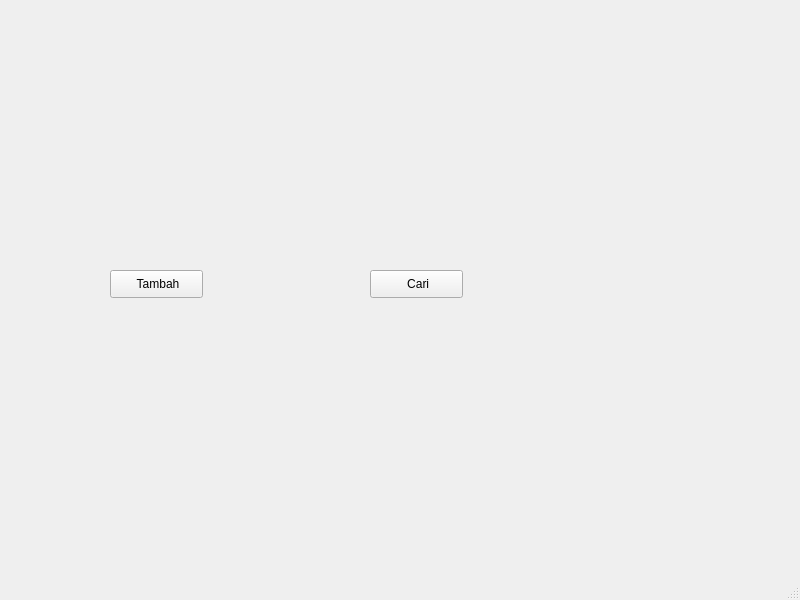
<?xml version="1.0" encoding="UTF-8"?>
<ui version="4.0">
 <class>MainWindow</class>
 <widget class="QMainWindow" name="MainWindow">
  <property name="geometry">
   <rect>
    <x>0</x>
    <y>0</y>
    <width>800</width>
    <height>600</height>
   </rect>
  </property>
  <property name="windowTitle">
   <string>MainWindow</string>
  </property>
  <widget class="QWidget" name="centralwidget">
   <widget class="QLabel" name="label">
    <property name="geometry">
     <rect>
      <x>130</x>
      <y>130</y>
      <width>61</width>
      <height>61</height>
     </rect>
    </property>
    <property name="text">
     <string/>
    </property>
    <property name="pixmap">
     <pixmap>icon/login.png</pixmap>
    </property>
    <property name="scaledContents">
     <bool>true</bool>
    </property>
   </widget>
   <widget class="QLabel" name="label_2">
    <property name="geometry">
     <rect>
      <x>390</x>
      <y>140</y>
      <width>55</width>
      <height>51</height>
     </rect>
    </property>
    <property name="text">
     <string/>
    </property>
    <property name="pixmap">
     <pixmap>icon/notes.png</pixmap>
    </property>
    <property name="scaledContents">
     <bool>true</bool>
    </property>
   </widget>
   <widget class="QPushButton" name="pushButton">
    <property name="geometry">
     <rect>
      <x>110</x>
      <y>270</y>
      <width>93</width>
      <height>28</height>
     </rect>
    </property>
    <property name="text">
     <string> Tambah</string>
    </property>
    <property name="icon">
     <iconset>
      <normaloff>icon/tambah.png</normaloff>icon/tambah.png</iconset>
    </property>
   </widget>
   <widget class="QPushButton" name="pushButton_2">
    <property name="geometry">
     <rect>
      <x>370</x>
      <y>270</y>
      <width>93</width>
      <height>28</height>
     </rect>
    </property>
    <property name="text">
     <string> Cari</string>
    </property>
    <property name="icon">
     <iconset>
      <normaloff>icon/cari.png</normaloff>icon/cari.png</iconset>
    </property>
   </widget>
  </widget>
  <widget class="QMenuBar" name="menubar">
   <property name="geometry">
    <rect>
     <x>0</x>
     <y>0</y>
     <width>800</width>
     <height>26</height>
    </rect>
   </property>
  </widget>
  <widget class="QStatusBar" name="statusbar"/>
 </widget>
 <resources/>
 <connections/>
</ui>
